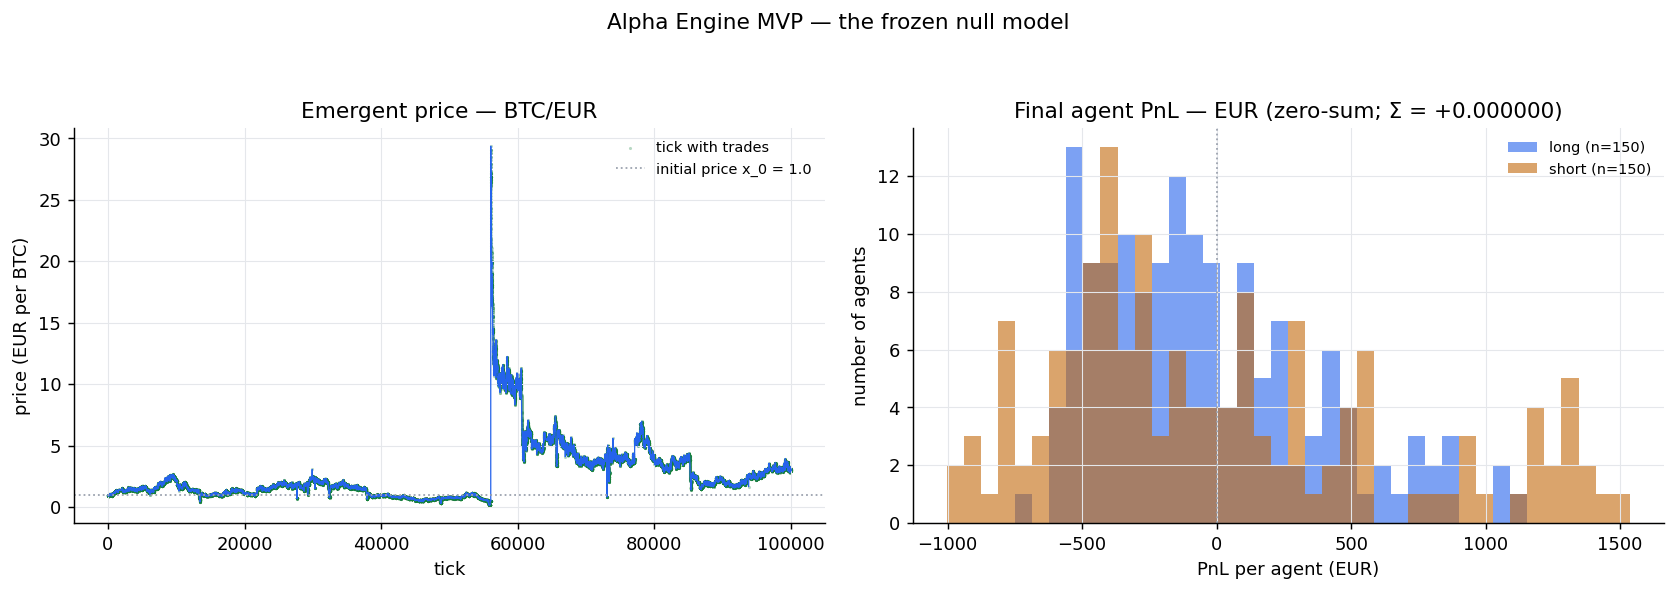

Recreate this plot in Python.
"""
dashboard_mvp.py — plots for the MVP null model.

Two figures, consistent titling (the pair is BTC/EUR; the value is EUR per
BTC — standard base/quote notation, same number the engine trades at):

  dashboard_mvp.png — (1) the emergent price, (2) the final PnL distribution
  orderbook_mvp.png — (1) resting order count per side over time,
                      (2) resting volume per side over time (BTC),
                      (3) the DEEPEST book state of the run as a depth diagram

Everything reads the plain recorded lists on a finished Simulation — no
recorder classes, no hidden state.
"""

from __future__ import annotations

import numpy as np

# palette (matches the legacy dashboard's hues so plots stay comparable)
BLUE = "#2563EB"      # longs / bids
ORANGE = "#C2680A"    # shorts / asks
GREEN = "#15803D"     # trades
GREY = "#9CA3AF"


def _bin_mean(x: np.ndarray, y: np.ndarray, n_bins: int = 300):
    """Reduce a long per-tick series to per-bin means for readable plotting.
    Returns (bin_center_x, bin_mean_y). Plotting 100k raw points hides the
    structure and bloats the file; the mean per bin is the honest summary."""
    if len(x) <= n_bins:
        return x, y
    edges = np.linspace(x[0], x[-1], n_bins + 1)
    idx = np.digitize(x, edges) - 1
    idx = np.clip(idx, 0, n_bins - 1)
    centers = 0.5 * (edges[:-1] + edges[1:])
    sums = np.bincount(idx, weights=y, minlength=n_bins)
    counts = np.bincount(idx, minlength=n_bins)
    means = np.divide(sums, counts, out=np.zeros(n_bins), where=counts > 0)
    keep = counts > 0
    return centers[keep], means[keep]


def plot_dashboard(sim, save_path: str = "dashboard_mvp.png", show: bool = False):
    """The two-panel MVP dashboard: price evolution + final PnL distribution."""
    import matplotlib
    matplotlib.use("Agg")
    import matplotlib.pyplot as plt

    t = np.asarray(sim.rec_tick)
    price = np.asarray(sim.rec_price)
    crossed = np.asarray(sim.rec_crossed, dtype=bool)

    plt.rcParams.update({"axes.spines.top": False, "axes.spines.right": False,
                         "axes.grid": True, "grid.color": "#E5E7EB",
                         "grid.linewidth": 0.6, "font.size": 10})
    fig, (ax_price, ax_pnl) = plt.subplots(1, 2, figsize=(13, 4.6))

    # ── panel 1: the emergent price ──────────────────────────────────────────
    ax_price.plot(t, price, color=BLUE, lw=0.7)
    if crossed.any():
        ax_price.scatter(t[crossed], price[crossed], s=3, color=GREEN,
                         alpha=0.3, linewidths=0, label="tick with trades")
    ax_price.axhline(sim.cfg.x_0, color=GREY, ls=":", lw=1,
                     label=f"initial price x_0 = {sim.cfg.x_0}")
    ax_price.set_title("Emergent price — BTC/EUR")
    ax_price.set_xlabel("tick")
    ax_price.set_ylabel("price (EUR per BTC)")
    ax_price.legend(fontsize=8, frameon=False)

    # ── panel 2: final per-agent PnL by side (zero-sum by construction) ─────
    p_final = float(price[-1])
    pnl = []
    is_long = []
    for a in sim.agents:
        pnl.append(a.total_pnl(p_final))
        is_long.append(a.is_long)
    pnl = np.asarray(pnl)
    is_long = np.asarray(is_long)
    lo, hi = np.percentile(pnl, [1, 99])
    bins = np.linspace(min(lo, -1), max(hi, 1), 41)
    ax_pnl.hist(pnl[is_long], bins=bins, alpha=0.6, color=BLUE,
                label=f"long (n={int(is_long.sum())})")
    ax_pnl.hist(pnl[~is_long], bins=bins, alpha=0.6, color=ORANGE,
                label=f"short (n={int((~is_long).sum())})")
    ax_pnl.axvline(0, color=GREY, ls=":", lw=1)
    ax_pnl.set_title(f"Final agent PnL — EUR (zero-sum; Σ = {pnl.sum():+.6f})")
    ax_pnl.set_xlabel("PnL per agent (EUR)")
    ax_pnl.set_ylabel("number of agents")
    ax_pnl.legend(fontsize=8, frameon=False)

    fig.suptitle("Alpha Engine MVP — the frozen null model", fontsize=12)
    fig.tight_layout(rect=(0, 0, 1, 0.94))
    fig.savefig(save_path, dpi=130, bbox_inches="tight")
    if show:
        plt.show()
    plt.close(fig)
    return save_path


def plot_orderbook(sim, save_path: str = "orderbook_mvp.png", show: bool = False):
    """The order-book figure: depth (order count), volume (BTC), and the
    deepest book state of the whole run drawn as a depth diagram.

    Reading guide (all three panels):
      bids = resting BUY orders  — mostly SHORTS' take-profit buybacks,
             below the price, plus flat longs' resting entry residuals.
      asks = resting SELL orders — mostly LONGS' take-profit sells, above
             the price, plus flat shorts' resting entry residuals.
    Liquidity here is other agents' unrealized profit, waiting."""
    import matplotlib
    matplotlib.use("Agg")
    import matplotlib.pyplot as plt

    t = np.asarray(sim.rec_tick)
    n_bids = np.asarray(sim.rec_book_bids, dtype=float)
    n_asks = np.asarray(sim.rec_book_asks, dtype=float)
    v_bids = np.asarray(sim.rec_bid_btc)
    v_asks = np.asarray(sim.rec_ask_btc)

    plt.rcParams.update({"axes.spines.top": False, "axes.spines.right": False,
                         "axes.grid": True, "grid.color": "#E5E7EB",
                         "grid.linewidth": 0.6, "font.size": 10})
    fig, (ax_count, ax_vol, ax_snap) = plt.subplots(1, 3, figsize=(17, 4.8))

    # ── panel 1: how many orders rest in the book ────────────────────────────
    bt, bm = _bin_mean(t, n_bids)
    at_, am = _bin_mean(t, n_asks)
    ax_count.plot(bt, bm, color=BLUE, lw=1.3, label="bids (buy orders resting)")
    ax_count.plot(at_, am, color=ORANGE, lw=1.3, label="asks (sell orders resting)")
    ax_count.set_ylim(bottom=0)
    ax_count.set_title("Book depth — resting orders per side")
    ax_count.set_xlabel("tick")
    ax_count.set_ylabel("number of resting orders (bin mean)")
    ax_count.legend(fontsize=8, frameon=False)

    # ── panel 2: how much volume rests in the book ───────────────────────────
    bt, bm = _bin_mean(t, v_bids)
    at_, am = _bin_mean(t, v_asks)
    ax_vol.plot(bt, bm, color=BLUE, lw=1.3, label="bid volume")
    ax_vol.plot(at_, am, color=ORANGE, lw=1.3, label="ask volume")
    ax_vol.set_ylim(bottom=0)
    ax_vol.set_title("Book volume — resting size per side (BTC)")
    ax_vol.set_xlabel("tick")
    ax_vol.set_ylabel("resting volume (BTC, bin mean)")
    ax_vol.legend(fontsize=8, frameon=False)

    # ── panel 3: the deepest book state of the run, as a depth diagram ──────
    # Classic exchange depth chart: cumulative resting BTC vs price. Bids
    # accumulate walking DOWN from the price, asks walking UP — the two
    # walls a market order has to eat through.
    snap = sim.deepest_snapshot
    p_ref = sim.deepest_price
    bids = sorted([(p, s) for p, s, side in snap if side == "bid"], reverse=True)
    asks = sorted([(p, s) for p, s, side in snap if side == "ask"])
    if bids:
        bp = np.array([p for p, s in bids])
        bc = np.cumsum([s for p, s in bids])
        ax_snap.step(bp, bc, where="post", color=BLUE, lw=1.6)
        ax_snap.fill_between(bp, 0, bc, step="post", color=BLUE, alpha=0.25,
                             label=f"bids ({len(bids)} orders)")
    if asks:
        ap = np.array([p for p, s in asks])
        ac = np.cumsum([s for p, s in asks])
        ax_snap.step(ap, ac, where="post", color=ORANGE, lw=1.6)
        ax_snap.fill_between(ap, 0, ac, step="post", color=ORANGE, alpha=0.25,
                             label=f"asks ({len(asks)} orders)")
    ax_snap.axvline(p_ref, color=GREEN, ls="--", lw=1.2,
                    label=f"last price = {p_ref:.4f}")
    ax_snap.set_title(f"Deepest book state (tick {sim.deepest_tick:,}, "
                      f"{sim.deepest_count} orders)")
    ax_snap.set_xlabel("price (EUR per BTC)")
    ax_snap.set_ylabel("cumulative resting volume (BTC)")
    ax_snap.legend(fontsize=8, frameon=False)

    fig.suptitle("Alpha Engine MVP — the order book "
                 "(liquidity = other agents' unrealized profit)", fontsize=12)
    fig.tight_layout(rect=(0, 0, 1, 0.93))
    fig.savefig(save_path, dpi=130, bbox_inches="tight")
    if show:
        plt.show()
    plt.close(fig)
    return save_path
